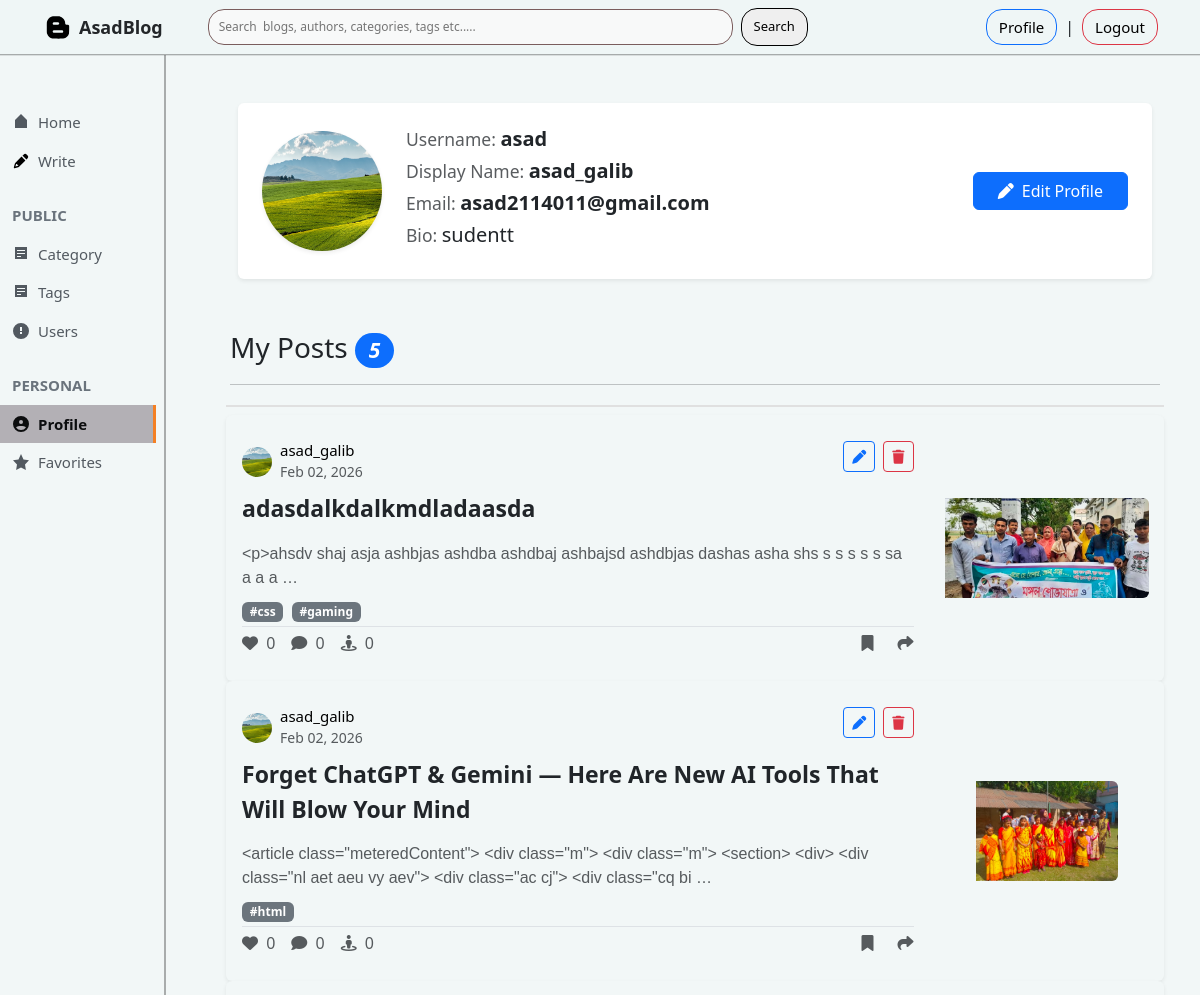
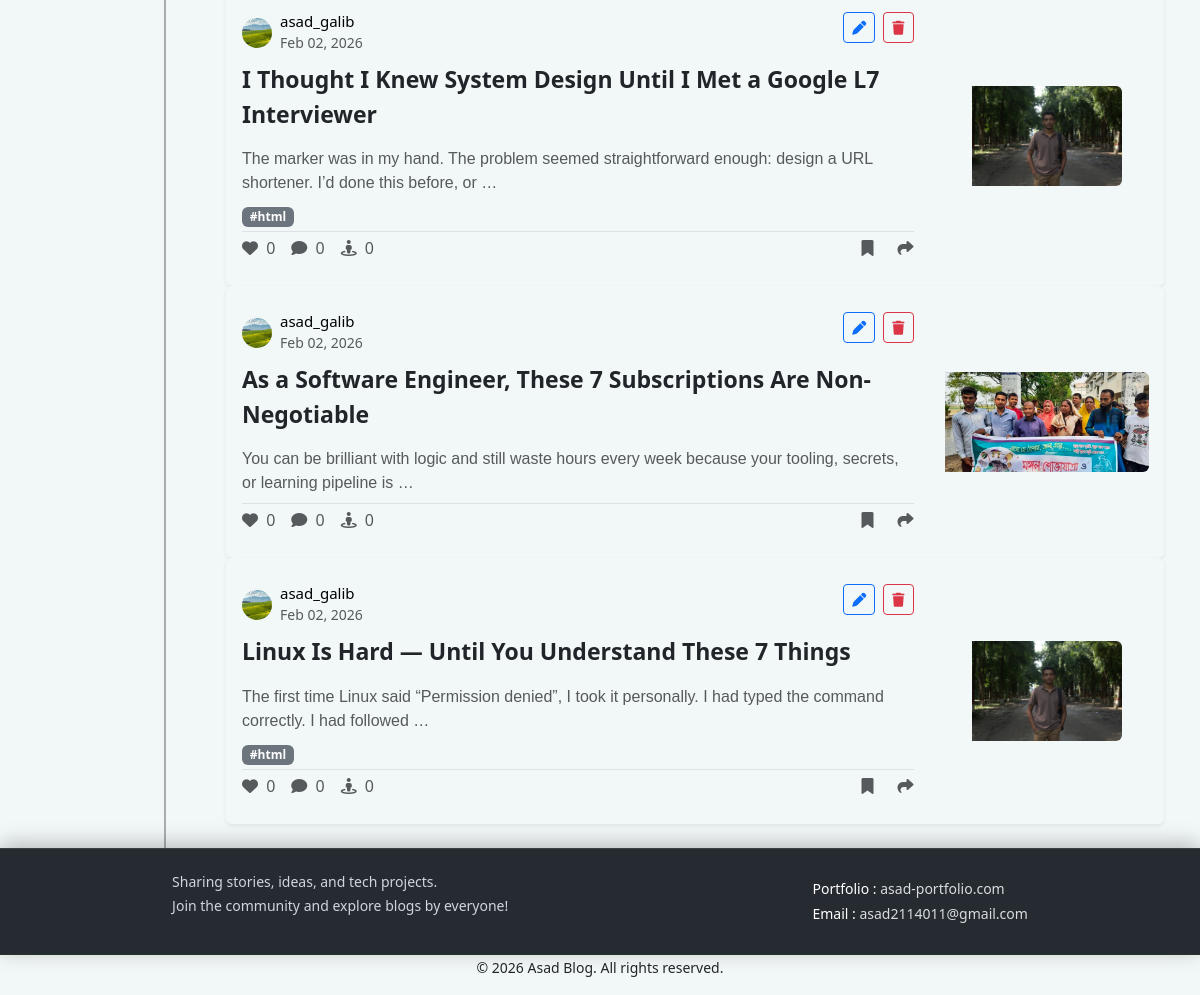
The page /author/profile/ (signed in) on the database as committed earlier (2 pictures, top to bottom).
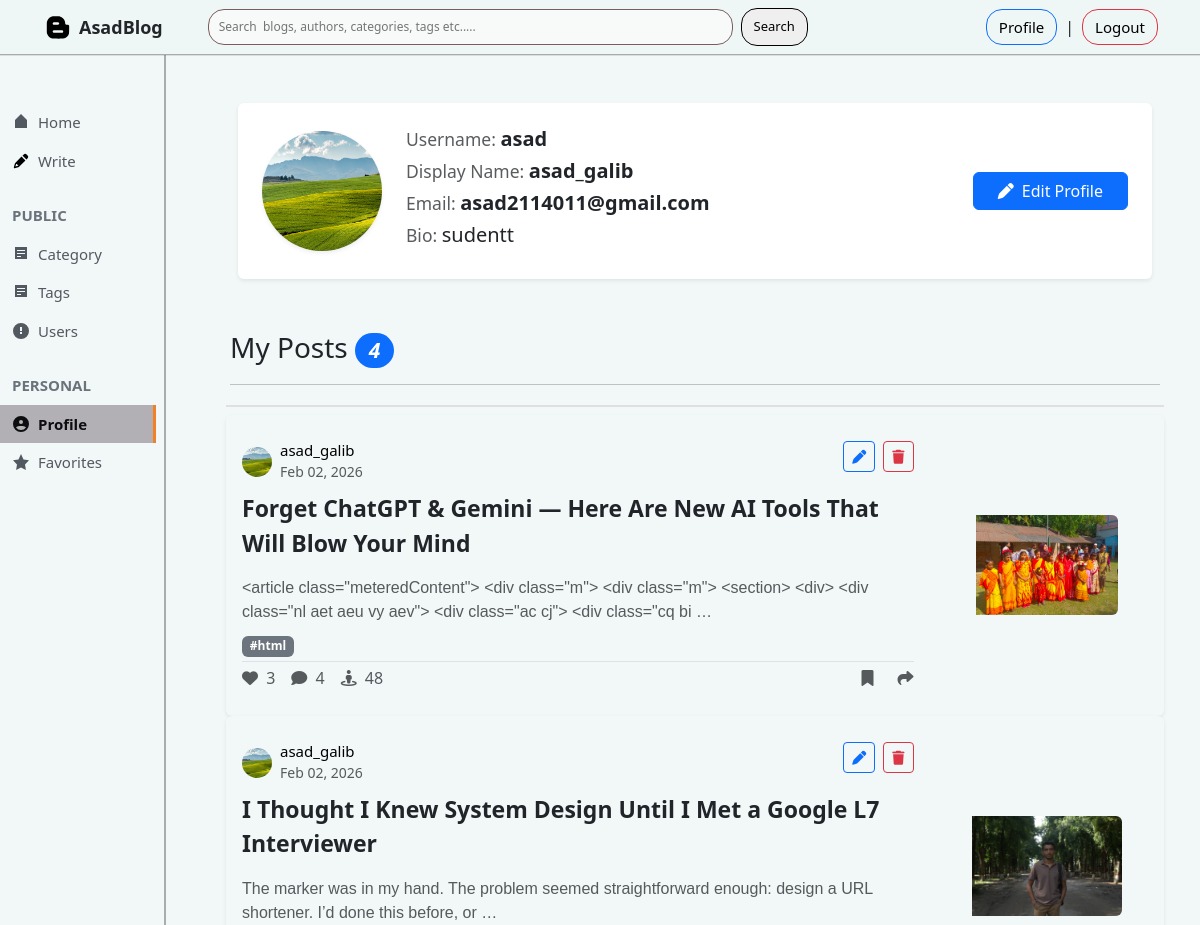
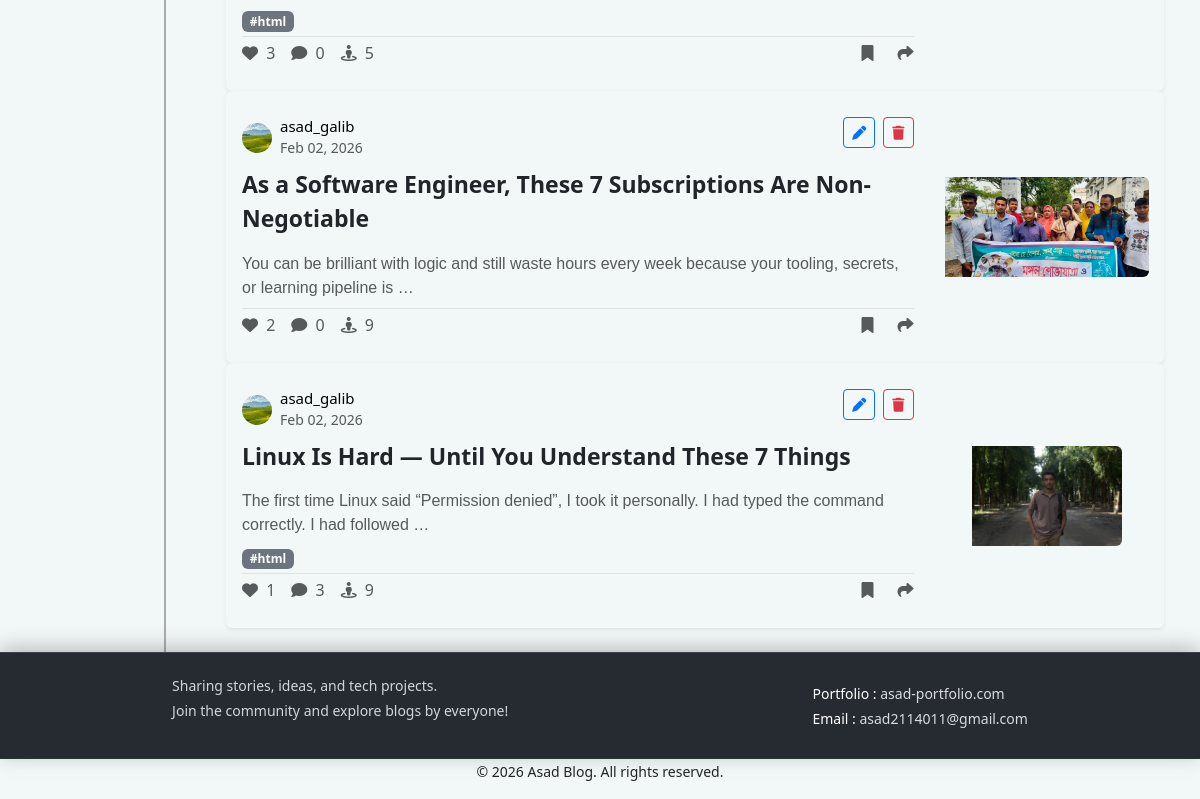
The same page on the database as committed later (2 pictures, top to bottom).
### posts/models.py (models this page shows, shortened)
class Post(models.Model):
    title=models.CharField(max_length=200)
    slug=models.SlugField(max_length=250,unique=True,blank=True)
    content=HTMLField()
    post_image=models.ImageField(upload_to='posts/',blank=True,null=True)
    view_count=models.PositiveIntegerField(default=0)
    catagory=models.ForeignKey(catagory,on_delete=models.PROTECT,related_name='posts')
    author=models.ForeignKey(Author,on_delete=models.CASCADE,related_name='posts')
    tags=models.ManyToManyField(Tag,blank=True,related_name='posts')
    created_at=models.DateTimeField(auto_now_add=True)
    updated_at=models.DateTimeField(auto_now=True)
    class Meta:
        ordering=['-created_at']

### author/models.py (models this page shows, shortened)
class Author(models.Model):
    user=models.OneToOneField(User,on_delete=models.CASCADE,related_name="author_profile")
    name=models.CharField(max_length=100)
    slug=models.SlugField(max_length=120,unique=True,blank=True)
    bio=models.TextField()
    email=models.EmailField(max_length=100)
    profile_image=models.ImageField(upload_to='authors/',blank=True,null=True)
    created_at=models.DateTimeField(auto_now_add=True)

### catagories/models.py (models this page shows, shortened)
class Tag(models.Model):
    name=models.CharField(max_length=50,unique=True)
    slug=models.SlugField(max_length=60,unique=True,blank=True)
    created_at=models.DateTimeField(auto_now_add=True)
    class Meta:
        ordering=['name']

### author/views.py (the view)
# urls.py: path('profile/',views.profile,name="profile"),
@login_required
def profile(request):
    author=get_object_or_404(Author,user=request.user)
    data=Post.objects.filter(author=author)
    return render(request,'profile.html',{'data':data,'author':author})

### author/templates/profile.html (shortened to what the changed rows need)
{% extends 'base.html' %}
{% load crispy_forms_tags %}
{% block content %}
<div class="home-container m-0">
    <div class="container-fluid py-4">
        <div class="row">
            <div class="col-12">
                <div class="header mb-2 p-1"
                    style="background-color: #f2f7f7;border-bottom: 2px solid #e0e0e0; padding: 15px 0;">
                    <h3> My Posts <i class="badge bg-primary rounded-pill">{{data.count}}</i></h3>
                </div>
                {% for post in data %}
                <div class="card shadow-sm border-0 post-card" style="padding: 10px 0px; background-color: #f2f7f7;">
                    <div class="row g-0">
                        {% if post.post_image %}
                        <div class="col-md-9">
                            {% else %}
                            <div class="col-md-12">
                                {% endif %}
                                <div class="card-body p-3">
                                    <div class="post-header d-flex justify-content-between">
                                        <div class="d-flex align-items-center mb-2">
                                            {% if post.author.profile_image %}
                                            <img src="{{ post.author.profile_image.url }}" class="rounded-circle me-2"
                                                alt="{{ post.author.name }}" width="30" height="30"
                                                style="object-fit: cover;">
                                            {% else %}
                                            <div class="rounded-circle bg-primary text-white d-flex align-items-center justify-content-center me-2"
                                                style="width: 30px; height: 30px; font-weight: bold;">
                                                {{ post.author.name|first|upper }}
                                            </div>
                                            {% endif %}
                                            <div>
                                                <a href="#" style="text-decoration: none; color: black;">
                                                    <h6 class="mb-0" style="font-size: 15px;">{{ post.author.name }}
                                                    </h6>
                                                </a>
                                                <small class="text-muted">
                                                    {{post.created_at|date:'M d, Y'}}
                                                </small>
                                            </div>
                                        </div>
                                        <div class="d-flex gap-2 ms-auto ms-sm-0" style="height: fit-content;" >
                                            <a href="{% url 'edit_post' post.id %}" class="btn btn-sm btn-outline-primary">
                                                <i class="fa-solid fa-pen d-inline"></i>
                                            </a>
                                            <a href="{% url 'delete_post' post.id %}" class="btn btn-sm btn-outline-danger">
                                                <i class="fa-solid fa-trash d-inline"></i>
                                            </a>
                                        </div>
                                    </div>
                                    <div class=" mb-2">
                                        <div class="d-flex align-items-center justify-content-between gap-1 ">
                                            <a href="#" class="text-decoration-none text-dark card-title "
                                                style="font-size: 23px; font-weight: bold;">
                                                {{ post.title }}
                                            </a>
                                        </div>
                                    </div>
                                    <p class="card-text text-muted mb-2"
                                        style="font-family: Arial, Helvetica, sans-serif;">
                                        {{post.content|truncatewords:20}}
                                    </p>
                                    <div class="mb-1">
                                        {% for tag in post.tags.all %}
                                        <span class="badge bg-secondary me-1">#{{ tag.name }}</span>
                                        {% endfor %}
                                    </div>
                                    <div class="d-flex justify-content-between align-items-center pt-1 border-top">
                                        <div class="d-flex gap-3">
                                            <a href="#" class="text-decoration-none text-muted interaction-link">
                                                <i class="fa-solid fa-heart"></i>
                                                <span class="ms-1">{{ post.likes.count }}</span>
                                            </a>
                                            <a href="#" class="text-decoration-none text-muted interaction-link">
                                                <i class="fa-solid fa-comment"></i>
                                                <span class="ms-1">{{ post.comments.count }}</span>
                                            </a>
                                            <span class="text-muted">
                                                <i class="fa-solid fa-street-view"></i>
                                                <span class="ms-1">{{ post.view_count }}</span>
                                            </span>
                                        </div>
                                        <div class="d-flex gap-4">
                                            <a href="#" class="text-decoration-none text-muted interaction-link">
                                                <i class="fa-solid fa-bookmark"></i>
                                            </a>
                                            <a href="#" class="text-decoration-none text-muted interaction-link">
                                                <i class="fa-solid fa-share"></i>
                                            </a>
                                        </div>
                                    </div>
                                </div>
                            </div>
                            {% if post.post_image %}
                            <div class="col-md-3 d-flex align-items-center justify-content-center post_image_lg">
                                <img src="{{ post.post_image.url }}" class="img-fluid rounded-end  object-fit-cover"
                                    alt="No image" style="max-height: 100px; min-height: 100px;">
                            </div>
                            {% endif %}
                        </div>
                    </div>
                    {% empty %}
                    <div class="text-center py-5">
                        <p class="text-muted">No posts available{% if selected_category %} in this category{% endif %}.
                        </p>
                    </div>
                    {% endfor %}
                </div>
            </div>
        </div>
    </div>
</div>
{% endblock %}

Rows that differ between the two databases and show on the page:
removed Post: author.profile_image (picture), author.name "asad_galib", created_at "Feb 02, 2026", title "adasdalkdalkmdladaasda", content "<p>ahsdv shaj asja ashbjas ashdba ashdbaj ashbajsd ashdbjas dashas asha shs s s s s s sa a a a …", likes.count "0", comments.count "0", view_count "0", post_image (picture)
no longer on this page (row unchanged): Tag: name "css", shown under "asad_galib"
no longer on this page (row unchanged): Tag: name "gaming", shown under "asad_galib"
changed Post "Forget ChatGPT & Gemini — Here Are New AI Tools That Will Blow Your Mind": likes.count "0" → "3"; comments.count "0" → "4"; view_count "0" → "48"
changed Post "I Thought I Knew System Design Until I Met a Google L7 Interviewer": likes.count "0" → "3"; view_count "0" → "5"
changed Post "As a Software Engineer, These 7 Subscriptions Are Non-Negotiable": likes.count "0" → "2"; view_count "0" → "9"
changed Post "Linux Is Hard — Until You Understand These 7 Things": likes.count "0" → "1"; comments.count "0" → "3"; view_count "0" → "9"
Other text that changed with them:
{{ data.count }}: "5" → "4"
